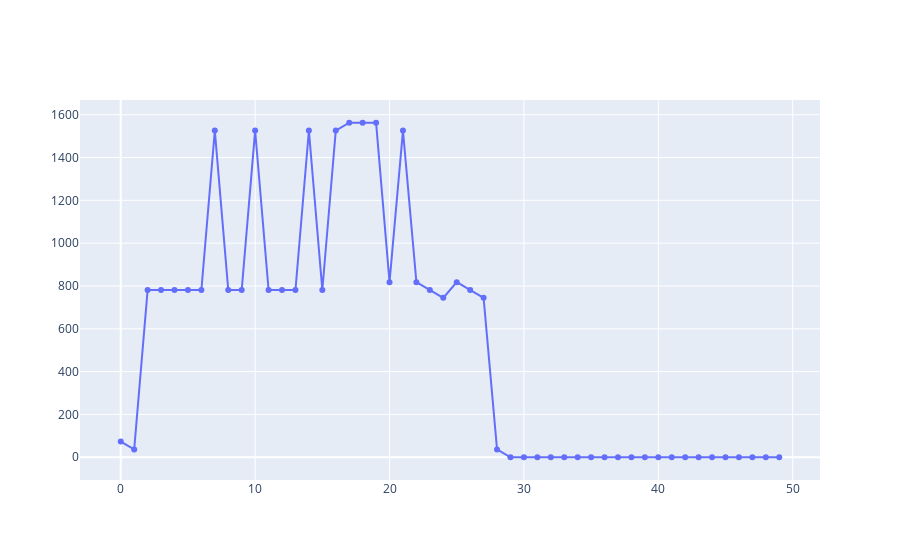

The code cell stored with this chart in its notebook:
### Code cell
fig = go.Figure(data= go.Scatter(x=list(range(len(perdidas))), y=perdidas, mode="lines+markers"))
fig.show()

### Figure 1 — Plotly figure (JSON) as saved in the notebook; plotly's stock layout.template omitted (floating-point values rounded to 4 significant figures)
{"data": [{"mode": "lines+markers", "type": "scatter", "x": [0, 1, 2, 3, 4, 5, 6, 7, 8, 9, 10, 11, 12, 13, 14, 15, 16, 17, 18, 19, 20, 21, 22, 23, 24, 25, 26, 27, 28, 29, 30, 31, 32, 33, 34, 35, 36, 37, 38, 39, 40, 41, 42, 43, 44, 45, 46, 47, 48, 49], "y": [73.47, 36.74, 781.2, 781.2, 781.2, 781.2, 781.2, 1526.0, 781.2, 781.2, 1526.0, 781.2, 781.2, 781.2, 1526.0, 781.2, 1526.0, 1562.0, 1562.0, 1562.0, 817.9, 1526.0, 817.9, 781.2, 744.4, 817.9, 781.2, 744.4, 36.74, 2.22e-16, 2.22e-16, 2.22e-16, 2.22e-16, 2.22e-16, 2.22e-16, 2.22e-16, 2.22e-16, 2.22e-16, 2.22e-16, 2.22e-16, 2.22e-16, 2.22e-16, 2.22e-16, 2.22e-16, 2.22e-16, 2.22e-16, 2.22e-16, 2.22e-16, 2.22e-16, 2.22e-16]}], "layout": {}}
